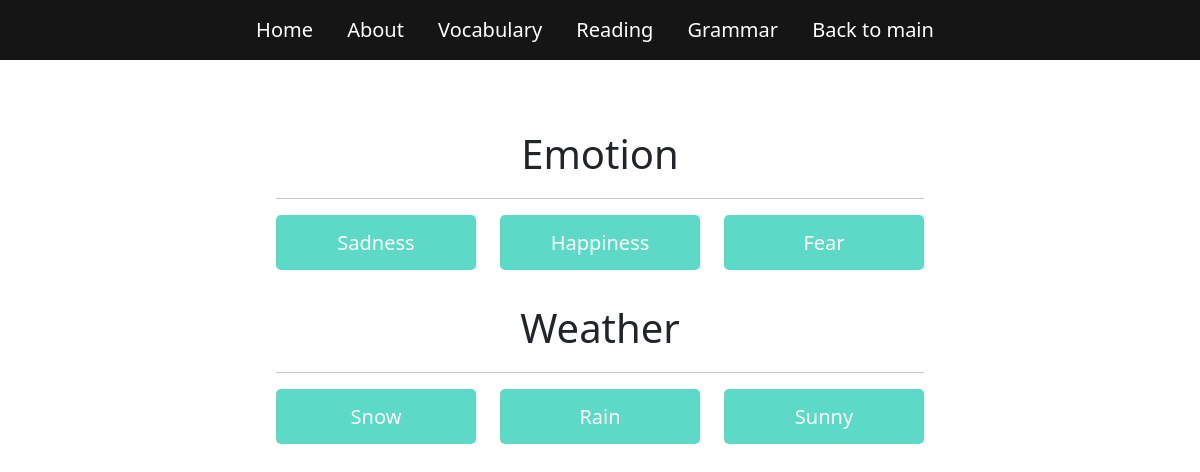
The app's page /learn_english/vacabulary/ with its own data.
### learn_english/models.py (models this page shows, shortened)
class Category(models.Model):
    name = models.CharField(max_length=50, null=True)

class Word(models.Model):
    word = models.CharField(max_length=50, null=True)
    translate = models.CharField(max_length=50, null=True)
    category = models.ForeignKey(Category, on_delete=models.CASCADE, default=1)

### learn_english/views.py (the view)
# urls.py: path('vacabulary/', vocabulary, name='vocabulary'),
def vocabulary(request):
    categories = Category.objects.all()
    words_by_category = {category: Word.objects.filter(category=category) for category in categories}
    return render(request, 'learn_english/vocabulary.html', {'words_by_category': words_by_category})

### learn_english/templates/learn_english/vocabulary.html (shortened to what this page needs)
{% extends 'learn_english/base.html' %}
{% block content %}
<main>
    <div class="container description">
        <div class="row">
            <div class="col-12">
                {% for category, words in words_by_category.items %}
                    <h2 class="category">{{ category.name }}</h2>
                    <hr>
                    <div class="row">
                        {% for word in words %}
                        <div class="col-md-4">
                            <div class="card mb-3 flip-card" onclick="flipCard(this)">
                                <div class="flip-card-inner">
                                    <div class="flip-card-front">
                                        <div class="card-body">
                                            <h5 class="card-title">{{ word.word }}</h5>
                                        </div>
                                    </div>
                                    <div class="flip-card-back">
                                        <div class="card-body">
                                            <h5 class="card-text">{{ word.translate }}</h5>
                                        </div>
                                    </div>
                                </div>
                            </div>
                        </div>
                        {% endfor %}
                    </div>
                {% endfor %}
            </div>
        </div>
    </div>
</main>
{% endblock %}

### learn_english/static/learn_english/css/style.css (style rules this page uses)
:root { --primary-color: rgba(21, 21, 21, 0.24); --second-color: #5ddac7; --black--color: #151515; --error-color: #e50000; }
.description { padding: 30px; border-radius: 5px; display: flex; flex-direction: column; justify-content: center; align-items: center; }
main { text-align: center; }
.card-body { background-color: var(--second-color); color: white; border-radius: 5px 5px 5px 5px; width: 200px; cursor: pointer; height: 55px; }
.category { font-size: 40px; margin-bottom: 20px; margin-top: 40px; }
.card { border: none; margin-right: 200px; }
.flip-card { background-color: transparent; perspective: 1000px; }
.flip-card-inner { position: relative; width: 100%; height: 100%; transition: transform 0.6s; transform-style: preserve-3d; }
.flip-card-front, .flip-card-back { position: absolute; width: 100%; height: 100%; backface-visibility: hidden; }
.flip-card-back { transform: rotateY(180deg); background-color: #f8f9fa; }

### records on screen
Category: name "Emotion"
Word: word "Sadness"
Word: word "Happiness"
Word: word "Fear"
Category: name "Weather"
Word: word "Snow"
Word: word "Rain"
Word: word "Sunny"
